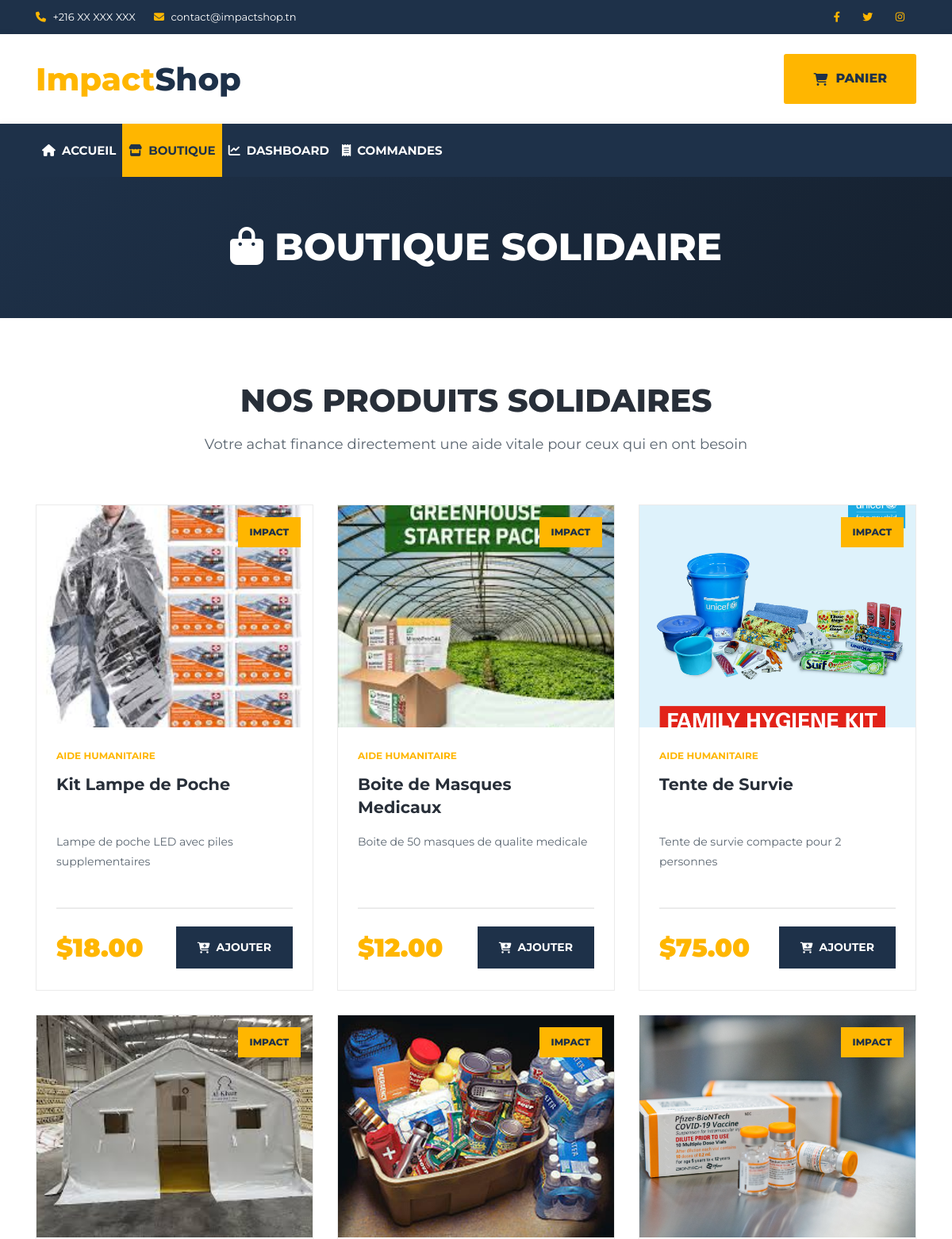
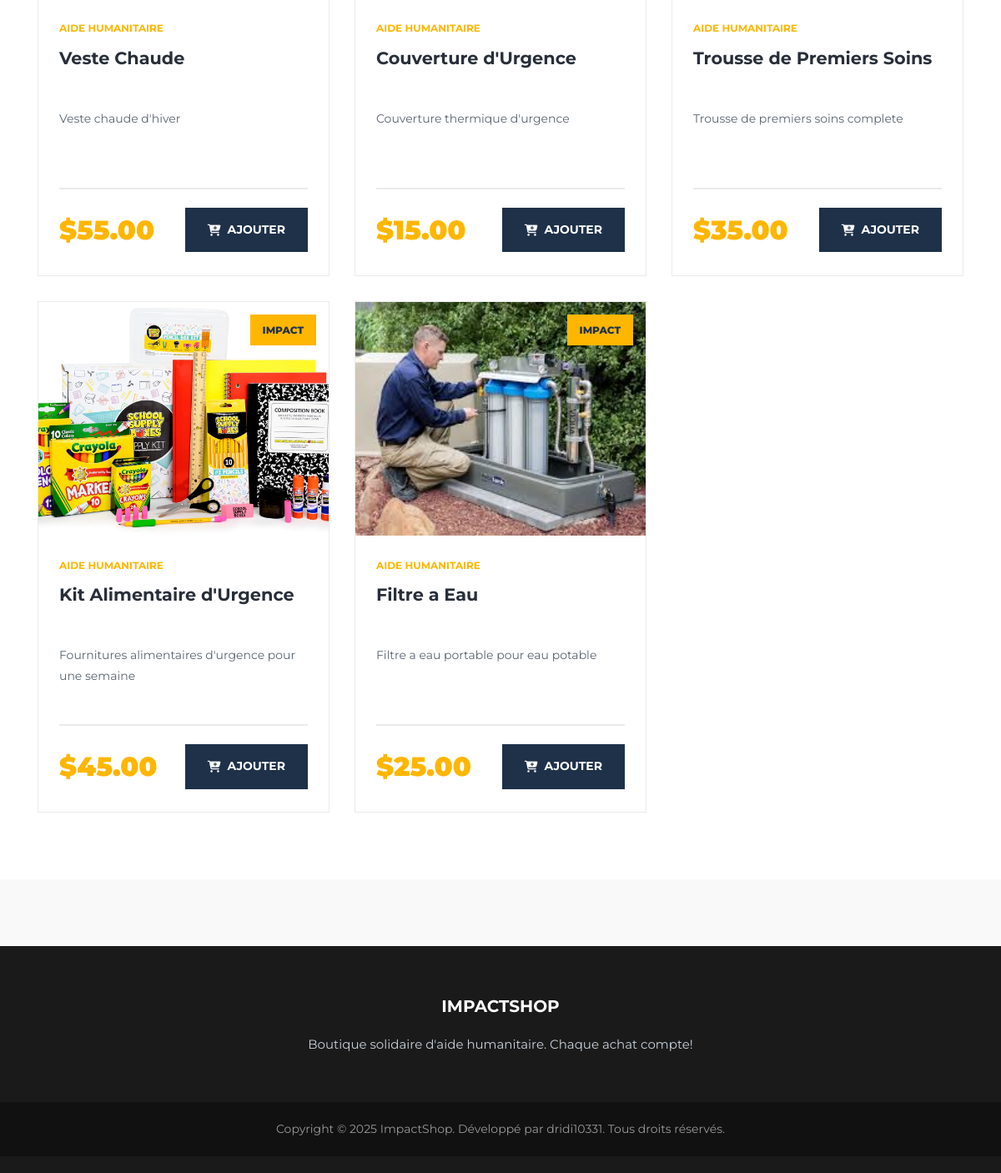
The app's page /index.php?controller=product&action=shop with its own data (2 pictures, top to bottom).
### tables this page shows
CREATE TABLE products (
    id INT AUTO_INCREMENT PRIMARY KEY,
    name_en VARCHAR(255) NOT NULL,
    name_fr VARCHAR(255) NOT NULL,
    description_en TEXT,
    description_fr TEXT,
    price DECIMAL(10,2) NOT NULL DEFAULT 0.00,
    img_name VARCHAR(255),
    stock INT DEFAULT 0,
    category_id INT DEFAULT NULL,
    is_active TINYINT(1) DEFAULT 1,
    created_at DATETIME DEFAULT CURRENT_TIMESTAMP,
    updated_at DATETIME DEFAULT NULL ON UPDATE CURRENT_TIMESTAMP,
    INDEX idx_category (category_id),
    INDEX idx_price (price),
    INDEX idx_active (is_active)
);

### models/Product.php (called while the page is built, shortened)
<?php
class Product {
    public static function findAll(): array {
        $db = Database::getConnexion();
        $sql = "SELECT * FROM products ORDER BY id DESC";
        $stmt = $db->query($sql);
        return $stmt->fetchAll(PDO::FETCH_ASSOC);
    }
}
?>

### controllers/ProductController.php (called while the page is built, shortened)
<?php
require_once __DIR__ . "/../models/Product.php";
class ProductController {
    public function listProducts(): array {
        try {
            return Product::findAll();
        } catch (Exception $e) {
            error_log('ProductController::listProducts error: ' . $e->getMessage());
            return [];
        }
    }
}
?>

### views/shop/product_catalog.php (the view, shortened to what this page needs)
<?php
$productsArray = [];
if (isset($products)) {
    foreach ($products as $product) {
        $productsArray[] = $product;
    }
}
$products = $productsArray;
?>
<!DOCTYPE html>
<html lang="fr">
<head>
    <link rel="stylesheet" href="https://cdn.jsdelivr.net/npm/bootstrap@4.6.2/dist/css/bootstrap.min.css">
    <link rel="stylesheet" href="https://cdnjs.cloudflare.com/ajax/libs/font-awesome/6.4.0/css/all.min.css">
</head>
<body>
    <div class="top-bar">
        <div class="container">
            <div class="row">
                <div class="col-md-6">
                    <i class="fas fa-phone"></i> +216 XX XXX XXX
                    <span style="margin-left: 20px;">
                        <i class="fas fa-envelope"></i> contact@impactshop.tn
                    </span>
                </div>
                <div class="col-md-6 text-right">
                    <a href="#"><i class="fab fa-facebook-f"></i></a>
                    <a href="#"><i class="fab fa-twitter"></i></a>
                    <a href="#"><i class="fab fa-instagram"></i></a>
                </div>
            </div>
        </div>
    </div>
    <header class="site-header">
        <div class="container">
            <div class="row align-items-center">
                <div class="col-md-6">
                    <div class="site-logo">
                        <a href="index.php">
                            <h1><span>Impact</span>Shop</h1>
                        </a>
                    </div>
                </div>
                <div class="col-md-6 text-right">
                    <button class="cart-button" onclick="showCart()">
                        <i class="fas fa-shopping-cart"></i>
                        PANIER
                    </button>
                </div>
            </div>
        </div>
    </header>
    <div class="main-nav">
        <div class="container">
            <nav class="navbar navbar-expand-lg navbar-dark">
                <div class="collapse navbar-collapse" id="navbarNav">
                    <ul class="navbar-nav">
                        <li class="nav-item">
                            <a class="nav-link" href="index.php">
                                <i class="fas fa-home"></i> ACCUEIL
                            </a>
                        </li>
                        <li class="nav-item active">
                            <a class="nav-link" href="index.php?controller=product&action=shop">
                                <i class="fas fa-store"></i> BOUTIQUE
                            </a>
                        </li>
                        <li class="nav-item">
                            <a class="nav-link" href="index.php?controller=dashboard&action=index">
                                <i class="fas fa-chart-line"></i> DASHBOARD
                            </a>
                        </li>
                        <li class="nav-item">
                            <a class="nav-link" href="index.php?controller=order&action=index">
                                <i class="fas fa-receipt"></i> COMMANDES
                            </a>
                        </li>
                    </ul>
                </div>
            </nav>
        </div>
    </div>
    <section class="page-title-section">
        <div class="container">
            <h1><i class="fas fa-shopping-bag"></i> BOUTIQUE SOLIDAIRE</h1>
        </div>
    </section>
    <section id="shop-section" class="products-section">
        <div class="container">
            <h2 class="section-title">NOS PRODUITS SOLIDAIRES</h2>
            <p class="section-subtitle">Votre achat finance directement une aide vitale pour ceux qui en ont besoin</p>
            <div class="products-grid">
                <?php if (!empty($products)): ?>
                    <?php foreach ($products as $product): ?>
                        <div class="product-card">
                            <div class="product-image-wrapper">
                                <span class="product-badge">IMPACT</span>
                                <img src="assets/images/<?php echo htmlspecialchars($product['img_name']); ?>"
                                     alt="<?php echo htmlspecialchars($product['name_fr']); ?>"
                                     class="product-image"
                                     onerror="this.src='https://via.placeholder.com/400x300/1e3149/ffb600?text=<?php echo urlencode(substr($product['name_fr'], 0, 1)); ?>'">
                            </div>
                            <div class="product-info">
                                <span class="product-category">Aide Humanitaire</span>
                                <h3 class="product-title"><?php echo htmlspecialchars($product['name_fr']); ?></h3>
                                <p class="product-description"><?php echo htmlspecialchars($product['description_fr']); ?></p>
                                <div class="product-footer">
                                    <div class="product-price">$<?php echo number_format($product['price'], 2); ?></div>
                                    <button class="add-to-cart-btn"
                                            onclick="addToCart(<?php echo $product['id']; ?>, '<?php echo htmlspecialchars(addslashes($product['name_fr'])); ?>', <?php echo $product['price']; ?>, '<?php echo htmlspecialchars(addslashes($product['img_name'])); ?>')">
                                        <i class="fas fa-cart-plus"></i> AJOUTER
                                    </button>
                                </div>
                            </div>
                        </div>
                    <?php endforeach; ?>
                <?php endif; ?>
            </div>
        </div>
    </section>
    <footer class="footer">
        <div class="container">
            <div class="row">
                <div class="col-md-12 text-center">
                    <h3>ImpactShop</h3>
                    <p>Boutique solidaire d'aide humanitaire. Chaque achat compte!</p>
                </div>
            </div>
        </div>
        <div class="copyright">
            Copyright &copy; 2025 ImpactShop. Développé par dridi10331. Tous droits réservés.
        </div>
    </footer>
</body>
</html>

### index.php (shortened to what this page needs)
<?php
$controller = $_GET['controller'] ?? 'home';
$action = $_GET['action'] ?? 'index';
try {
    switch ($controller) {
        case 'product':
            require_once __DIR__ . '/controllers/ProductController.php';
            $productController = new ProductController();
            switch ($action) {
                case 'shop':
                    $products = $productController->listProducts();
                    require __DIR__ . '/views/shop/product_catalog.php';
                    break;
            }
            break;
    }
} catch (Exception $e) {
    http_response_code(500);
    echo "<!DOCTYPE html><html lang='fr'><head><meta charset='UTF-8'><title>Erreur - ImpactShop</title></head><body style='font-family: Arial; padding: 50px;'>";
    echo "<h1>❌ Erreur</h1>";
    echo "<p><strong>Message:</strong> " . htmlspecialchars($e->getMessage()) . "</p>";
    echo "<p><a href='index.php'>← Retour à l'accueil</a></p>";
    echo "</body></html>";
}
?>

### views/shop/product_catalog.php (style rules this page uses)
:root { --primary-color: #ffb600; --primary-dark: #e6a500; --secondary-color: #1e3149; --secondary-dark: #15202e; --text-color: #5a6570; --heading-color: #282f39; --bg-light: #f9f9f9; --border-color: #ebebeb; }
* { margin: 0; padding: 0; box-sizing: border-box; }
body { font-family: 'Montserrat', sans-serif; color: var(--text-color); line-height: 1.8; font-size: 15px; background: #f9f9f9; }
.top-bar { background: var(--secondary-color); color: white; padding: 10px 0; font-size: 13px; }
.top-bar a { color: white; text-decoration: none; margin: 0 10px; }
.top-bar i { color: var(--primary-color); margin-right: 5px; }
.site-header { background: white; box-shadow: 0 2px 10px rgba(0,0,0,0.1); padding: 25px 0; }
.site-logo h1 { color: var(--secondary-color); font-weight: 800; margin: 0; font-size: 2.5rem; }
.site-logo span { color: var(--primary-color); }
.site-logo a { text-decoration: none; }
.cart-button { background: var(--primary-color); color: var(--secondary-color); padding: 15px 35px; border-radius: 3px; font-weight: 800; border: 2px solid var(--primary-color); cursor: pointer; position: relative; font-size: 16px; text-transform: uppercase; transition: all 0.3s; display: inline-flex; align-items: center; gap: 10px; }
.main-nav { background: var(--secondary-color); box-shadow: 0 2px 10px rgba(0,0,0,0.1); }
.main-nav .navbar { padding: 0; }
.main-nav .nav-link { color: white !important; padding: 20px 30px; font-weight: 700; font-size: 15px; text-transform: uppercase; transition: all 0.3s; display: flex; align-items: center; gap: 8px; }
.main-nav .nav-link:hover, .main-nav .nav-item.active .nav-link { background: var(--primary-color); color: var(--secondary-color) !important; }
.page-title-section { background: linear-gradient(135deg, var(--secondary-color) 0%, var(--secondary-dark) 100%); padding: 60px 0; text-align: center; color: white; }
.page-title-section h1 { font-size: 3rem; font-weight: 800; text-transform: uppercase; margin: 0; }
.products-section { padding: 80px 0; background: white; }
.section-title { text-align: center; font-size: 2.5rem; font-weight: 800; color: var(--heading-color); margin-bottom: 15px; text-transform: uppercase; }
.section-subtitle { text-align: center; color: var(--text-color); font-size: 18px; margin-bottom: 60px; }
.products-grid { display: grid; grid-template-columns: repeat(auto-fill, minmax(320px, 1fr)); gap: 30px; margin-top: 30px; }
.product-card { background: white; border: 1px solid var(--border-color); transition: all 0.3s; overflow: hidden; position: relative; }
.product-image-wrapper { position: relative; overflow: hidden; height: 280px; }
.product-image { width: 100%; height: 100%; object-fit: cover; transition: transform 0.5s; }
.product-badge { position: absolute; top: 15px; right: 15px; background: var(--primary-color); color: var(--secondary-color); padding: 8px 15px; font-size: 12px; font-weight: 800; text-transform: uppercase; z-index: 2; }
.product-info { padding: 25px; }
.product-category { color: var(--primary-color); font-size: 12px; font-weight: 700; text-transform: uppercase; margin-bottom: 10px; display: block; }
.product-title { font-size: 1.3rem; font-weight: 700; color: var(--heading-color); margin-bottom: 15px; line-height: 1.4; min-height: 60px; }
.product-description { color: var(--text-color); font-size: 14px; line-height: 1.8; margin-bottom: 20px; display: -webkit-box; -webkit-line-clamp: 3; -webkit-box-orient: vertical; overflow: hidden; min-height: 75px; }
.product-footer { display: flex; justify-content: space-between; align-items: center; padding-top: 20px; border-top: 2px solid var(--border-color); }
.product-price { font-size: 2rem; font-weight: 900; color: var(--primary-color); }
.add-to-cart-btn { background: var(--secondary-color); color: white; border: 2px solid var(--secondary-color); padding: 12px 25px; font-weight: 700; font-size: 14px; text-transform: uppercase; cursor: pointer; transition: all 0.3s; display: flex; align-items: center; gap: 8px; }
.footer { background: #1a1a1a; color: #c7d0d9; padding: 60px 0 20px; margin-top: 80px; }
.footer h3 { color: white; font-size: 20px; font-weight: 700; margin-bottom: 20px; text-transform: uppercase; }
.copyright { background: #111; padding: 20px 0; text-align: center; color: #999; margin-top: 40px; font-size: 14px; }

### records on screen
products: img_name (picture), name_fr "Kit Lampe de Poche", description_fr "Lampe de poche LED avec piles supplementaires", price "18.00"
products: img_name (picture), name_fr "Boite de Masques Medicaux", description_fr "Boite de 50 masques de qualite medicale", price "12.00"
products: img_name (picture), name_fr "Tente de Survie", description_fr "Tente de survie compacte pour 2 personnes", price "75.00"
products: img_name (picture), name_fr "Veste Chaude", description_fr "Veste chaude d'hiver", price "55.00"
products: img_name (picture), name_fr "Couverture d'Urgence", description_fr "Couverture thermique d'urgence", price "15.00"
products: img_name (picture), name_fr "Trousse de Premiers Soins", description_fr "Trousse de premiers soins complete", price "35.00"
products: img_name (picture), name_fr "Kit Alimentaire d'Urgence", description_fr "Fournitures alimentaires d'urgence pour une semaine", price "45.00"
products: img_name (picture), name_fr "Filtre a Eau", description_fr "Filtre a eau portable pour eau potable", price "25.00"
